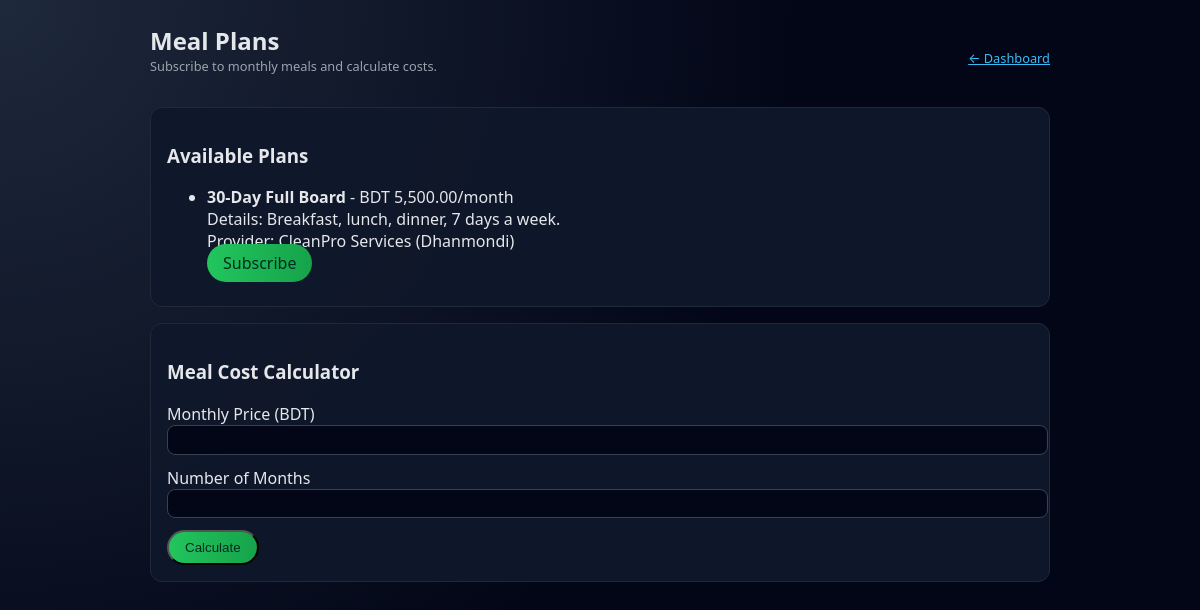
The app's page /meal_list.php (signed in) with its own data.
### tables this page shows
CREATE TABLE IF NOT EXISTS MEALPLAN (
  MealPlanID   INT AUTO_INCREMENT PRIMARY KEY,
  ProviderID   INT NOT NULL,
  Name         VARCHAR(100) NOT NULL,
  MonthlyPrice DECIMAL(10,2) NOT NULL,
  Details      TEXT NULL,
  IsActive     BOOLEAN NOT NULL DEFAULT TRUE,
  CONSTRAINT fk_mealplan_provider FOREIGN KEY (ProviderID)
    REFERENCES SERVICEPROVIDER(ProviderID) ON DELETE CASCADE ON UPDATE CASCADE,
  INDEX idx_mealplan_provider (ProviderID),
  INDEX idx_mealplan_active (IsActive)
);

CREATE TABLE IF NOT EXISTS SERVICEPROVIDER (
  ProviderID     INT PRIMARY KEY,
  ServiceType    ENUM('Cleaner','Van','Mess','Tuition','Other') NOT NULL,
  BusinessName   VARCHAR(100) NOT NULL,
  Area           VARCHAR(100) NOT NULL,
  AverageRating  DECIMAL(3,2) NOT NULL DEFAULT 0.00,
  TotalReviews   INT NOT NULL DEFAULT 0,
  IsApproved     BOOLEAN NOT NULL DEFAULT FALSE COMMENT 'Admin must approve before visible to students',
  CONSTRAINT fk_sp_user FOREIGN KEY (ProviderID)
    REFERENCES USER(UserID) ON DELETE CASCADE ON UPDATE CASCADE
);

### meal_list.php (the view, shortened to what this page needs)
<?php
include 'config.php';
$sql = "
    SELECT mp.MealPlanID, mp.Name, mp.MonthlyPrice, mp.Details, sp.BusinessName, sp.Area
    FROM MEALPLAN mp
    JOIN SERVICEPROVIDER sp ON mp.ProviderID = sp.ProviderID
    WHERE mp.IsActive = 1
    ORDER BY mp.MonthlyPrice
";
$stmt = $conn->prepare($sql);
$stmt->execute();
$result = $stmt->get_result();
?>
<!DOCTYPE html>
<html lang="en">
<head>
</head>
<body>
<div class="container">
    <div class="header-line">
        <div>
            <h2>Meal Plans</h2>
            <div class="subtitle">Subscribe to monthly meals and calculate costs.</div>
        </div>
        <div class="top-links">
            <a href="index.php">← Dashboard</a>
        </div>
    </div>
    <div class="grid">
        <div class="card">
            <h3>Available Plans</h3>
            <?php if ($result->num_rows === 0): ?>
                <p>No plans available.</p>
            <?php else: ?>
                <ul>
                    <?php while ($row = $result->fetch_assoc()): ?>
                        <li>
                            <strong><?php echo htmlspecialchars($row['Name']); ?></strong> - BDT <?php echo number_format($row['MonthlyPrice'], 2); ?>/month<br>
                            Details: <?php echo htmlspecialchars($row['Details']); ?><br>
                            Provider: <?php echo htmlspecialchars($row['BusinessName']); ?> (<?php echo htmlspecialchars($row['Area']); ?>)<br>
                            <a href="meal_subscribe.php?plan_id=<?php echo $row['MealPlanID']; ?>" class="btn">Subscribe</a>
                        </li>
                    <?php endwhile; ?>
                </ul>
            <?php endif; ?>
        </div>
        <div class="card">
            <h3>Meal Cost Calculator</h3>
            <form method="post">
                <div class="form-group">
                    <label>Monthly Price (BDT)</label>
                    <input type="number" step="0.01" name="monthly_price" required>
                </div>
                <div class="form-group">
                    <label>Number of Months</label>
                    <input type="number" name="months" required min="1">
                </div>
                <button type="submit" class="btn">Calculate</button>
            </form>
        </div>
    </div>
</div>
</body>
</html>

### meal_list.php (style rules this page uses)
body { margin:0; font-family: system-ui, -apple-system, BlinkMacSystemFont, "Segoe UI", sans-serif; background: radial-gradient(circle at top left, #1e293b 0, #020617 55%); color:#e5e7eb; min-height:100vh; display:flex; align-items:flex-start; justify-content:center; padding:1.5rem 0; }
.container { width:100%; max-width:900px; padding:0 1.5rem; }
.header-line { display:flex; justify-content:space-between; align-items:center; margin-bottom:1rem; }
h2 { margin:0; }
.subtitle { font-size:0.8rem; color:#9ca3af; margin-bottom:1rem; }
.top-links { font-size:0.8rem; color:#9ca3af; }
.top-links a { color:#38bdf8; margin-left:0.6rem; }
.grid { display:grid; gap:1rem; }
.card { background: rgba(15,23,42,0.96); border-radius: 12px; border:1px solid #1f2937; padding:1rem; }
.btn { padding:0.5rem 1rem; background:linear-gradient(to right,#22c55e,#16a34a); color:#022c22; border-radius:999px; text-decoration:none; }
.form-group { margin-bottom:0.75rem; }
.form-group input { width:100%; padding:0.4rem; border:1px solid #374151; background:#020617; color:#e5e7eb; border-radius:0.5rem; }

### records on screen
mealplan: Name "30-Day Full Board", MonthlyPrice "5,500.00", Details "Breakfast, lunch, dinner, 7 days a week.", ProviderID.BusinessName "CleanPro Services", ProviderID.Area "Dhanmondi"
